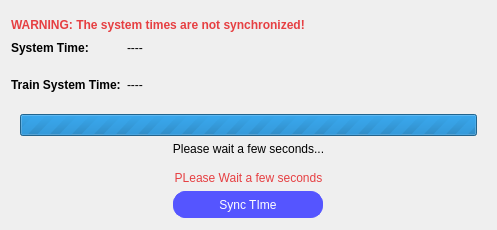
<?xml version="1.0" encoding="UTF-8"?>
<ui version="4.0">
 <class>SysncTImeDialog</class>
 <widget class="QDialog" name="SysncTImeDialog">
  <property name="geometry">
   <rect>
    <x>0</x>
    <y>0</y>
    <width>497</width>
    <height>230</height>
   </rect>
  </property>
  <property name="minimumSize">
   <size>
    <width>0</width>
    <height>230</height>
   </size>
  </property>
  <property name="maximumSize">
   <size>
    <width>16777215</width>
    <height>230</height>
   </size>
  </property>
  <property name="windowTitle">
   <string>Sync TIme</string>
  </property>
  <property name="windowIcon">
   <iconset resource="Assets/assets.qrc">
    <normaloff>:/asstets/icons/refresh_5730689.png</normaloff>:/asstets/icons/refresh_5730689.png</iconset>
  </property>
  <property name="styleSheet">
   <string notr="true">SysncTImeDialog{
	background-color: rgb(243, 243, 243);
}</string>
  </property>
  <layout class="QVBoxLayout" name="verticalLayout">
   <item>
    <layout class="QHBoxLayout" name="horizontalLayout">
     <property name="topMargin">
      <number>7</number>
     </property>
     <item>
      <widget class="QLabel" name="sync_warning">
       <property name="styleSheet">
        <string notr="true">font-weight:bold;
color:rgb(230, 63, 66);</string>
       </property>
       <property name="text">
        <string>WARNING: The system times are not synchronized!</string>
       </property>
      </widget>
     </item>
    </layout>
   </item>
   <item>
    <layout class="QGridLayout" name="gridLayout">
     <property name="topMargin">
      <number>0</number>
     </property>
     <property name="horizontalSpacing">
      <number>6</number>
     </property>
     <property name="verticalSpacing">
      <number>20</number>
     </property>
     <item row="0" column="2">
      <spacer name="horizontalSpacer">
       <property name="orientation">
        <enum>Qt::Orientation::Horizontal</enum>
       </property>
       <property name="sizeHint" stdset="0">
        <size>
         <width>40</width>
         <height>20</height>
        </size>
       </property>
      </spacer>
     </item>
     <item row="0" column="0">
      <widget class="QLabel" name="label">
       <property name="styleSheet">
        <string notr="true">font-weight:bold</string>
       </property>
       <property name="text">
        <string>System Time:</string>
       </property>
      </widget>
     </item>
     <item row="1" column="0">
      <widget class="QLabel" name="label_3">
       <property name="styleSheet">
        <string notr="true">font-weight:bold</string>
       </property>
       <property name="text">
        <string>Train System Time:</string>
       </property>
      </widget>
     </item>
     <item row="0" column="1">
      <widget class="QLabel" name="system_time_lbl">
       <property name="text">
        <string>----</string>
       </property>
      </widget>
     </item>
     <item row="1" column="1">
      <widget class="QLabel" name="train_system_time_lbl">
       <property name="text">
        <string>----</string>
       </property>
      </widget>
     </item>
    </layout>
   </item>
   <item>
    <spacer name="verticalSpacer">
     <property name="orientation">
      <enum>Qt::Orientation::Vertical</enum>
     </property>
     <property name="sizeHint" stdset="0">
      <size>
       <width>20</width>
       <height>40</height>
      </size>
     </property>
    </spacer>
   </item>
   <item>
    <widget class="QFrame" name="loadingframe">
     <property name="minimumSize">
      <size>
       <width>0</width>
       <height>0</height>
      </size>
     </property>
     <property name="maximumSize">
      <size>
       <width>16777215</width>
       <height>16777215</height>
      </size>
     </property>
     <layout class="QVBoxLayout" name="verticalLayout_2">
      <property name="topMargin">
       <number>15</number>
      </property>
      <item>
       <widget class="QProgressBar" name="progressBar">
        <property name="maximum">
         <number>0</number>
        </property>
        <property name="value">
         <number>-1</number>
        </property>
        <property name="alignment">
         <set>Qt::AlignmentFlag::AlignCenter</set>
        </property>
       </widget>
      </item>
      <item>
       <widget class="QLabel" name="label_2">
        <property name="text">
         <string>Please wait a few seconds...</string>
        </property>
        <property name="alignment">
         <set>Qt::AlignmentFlag::AlignCenter</set>
        </property>
       </widget>
      </item>
     </layout>
    </widget>
   </item>
   <item>
    <widget class="QLabel" name="error_lbl">
     <property name="styleSheet">
      <string notr="true">color:rgb(230, 63, 66);</string>
     </property>
     <property name="text">
      <string>PLease Wait a few seconds</string>
     </property>
     <property name="alignment">
      <set>Qt::AlignmentFlag::AlignCenter</set>
     </property>
    </widget>
   </item>
   <item alignment="Qt::AlignmentFlag::AlignHCenter">
    <widget class="QPushButton" name="sync_btn">
     <property name="enabled">
      <bool>true</bool>
     </property>
     <property name="minimumSize">
      <size>
       <width>150</width>
       <height>27</height>
      </size>
     </property>
     <property name="maximumSize">
      <size>
       <width>150</width>
       <height>16777215</height>
      </size>
     </property>
     <property name="sizeIncrement">
      <size>
       <width>0</width>
       <height>0</height>
      </size>
     </property>
     <property name="styleSheet">
      <string notr="true">QPushButton{
	
background-color: rgb(85, 85, 255);
border: 1px solid  rgb(85, 85, 255);
border-radius:12px;
min-height: 25px;
color:#fff;

}

QPushButton:hover{
background-color:rgb(71, 71, 213);	
}

QPushButton:disabled{
background-color: rgb(185, 185, 185);
border: 1px solid  rgb(185, 185, 185);
}</string>
     </property>
     <property name="text">
      <string>Sync TIme</string>
     </property>
    </widget>
   </item>
   <item>
    <spacer name="verticalSpacer_2">
     <property name="orientation">
      <enum>Qt::Orientation::Vertical</enum>
     </property>
     <property name="sizeHint" stdset="0">
      <size>
       <width>20</width>
       <height>40</height>
      </size>
     </property>
    </spacer>
   </item>
  </layout>
 </widget>
 <resources>
  <include location="Assets/assets.qrc"/>
 </resources>
 <connections/>
</ui>
